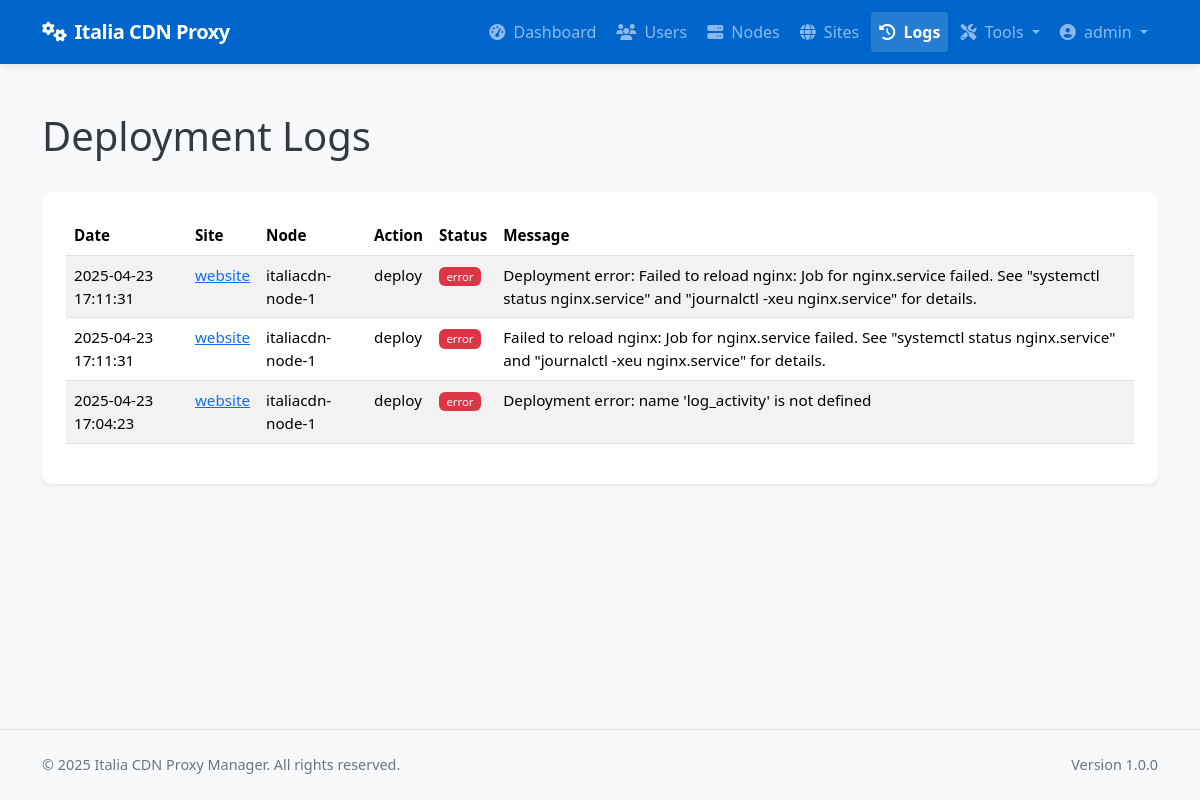
The page /admin/logs (signed in) on the database its author committed.
### app/models/models.py (models this page shows, shortened)
class User(db.Model):
    __tablename__ = 'users'
    id = db.Column(db.Integer, primary_key=True)
    username = db.Column(db.String(64), unique=True, index=True, nullable=False)
    email = db.Column(db.String(120), unique=True, index=True, nullable=False)
    password_hash = db.Column(db.String(128), nullable=False)
    role = db.Column(db.String(20), nullable=False, default='client')  # 'admin' or 'client'
    is_active = db.Column(db.Boolean, default=True)
    created_at = db.Column(db.DateTime, default=datetime.utcnow)
    last_login = db.Column(db.DateTime, nullable=True)
    sites = db.relationship('Site', backref='owner', lazy='dynamic')
    def is_admin(self):
        return self.role == 'admin'

class DeploymentLog(db.Model):
    __tablename__ = 'deployment_logs'
    id = db.Column(db.Integer, primary_key=True)
    site_id = db.Column(db.Integer, db.ForeignKey('sites.id'), nullable=False)
    node_id = db.Column(db.Integer, db.ForeignKey('nodes.id'), nullable=False)
    user_id = db.Column(db.Integer, db.ForeignKey('users.id'), nullable=True)  # Who performed the action
    action = db.Column(db.String(64), nullable=False)  # deploy, update, remove, ssl_renew, discovery, rollback
    status = db.Column(db.String(20), nullable=False)  # success, error
    message = db.Column(db.Text, nullable=True)
    created_at = db.Column(db.DateTime, default=datetime.utcnow)
    site = db.relationship('Site', backref=db.backref('deployment_logs', lazy='dynamic'))
    node = db.relationship('Node', backref=db.backref('deployment_logs', lazy='dynamic'))
    user = db.relationship('User', backref=db.backref('deployment_logs', lazy='dynamic'))

class Site(db.Model):
    __tablename__ = 'sites'
    id = db.Column(db.Integer, primary_key=True)
    name = db.Column(db.String(64), nullable=False)
    domain = db.Column(db.String(255), unique=True, nullable=False)
    protocol = db.Column(db.String(10), nullable=False, default='https')  # http or https
    origin_protocol = db.Column(db.String(10), nullable=False, default='http')  # http or https for origin
    origin_address = db.Column(db.String(255), nullable=False)  # Backend server address
    origin_port = db.Column(db.Integer, nullable=False)
    user_id = db.Column(db.Integer, db.ForeignKey('users.id'), nullable=True)  # Allow null for discovered sites
    is_active = db.Column(db.Boolean, default=True)
    is_blocked = db.Column(db.Boolean, default=False)
    is_discovered = db.Column(db.Boolean, default=False)  # Whether this site was discovered from node
    use_waf = db.Column(db.Boolean, default=False)
    force_https = db.Column(db.Boolean, default=True)  # New column to force HTTP to HTTPS redirect
    enable_cache = db.Column(db.Boolean, default=True)
    cache_time = db.Column(db.Integer, default=3600)  # Cache time in seconds, default 1 hour
    cache_static_time = db.Column(db.Integer, default=86400)  # Cache time for static assets in seconds, default 1 day
    custom_cache_rules = db.Column(db.Text, nullable=True)  # Custom cache rules in Nginx format
    cache_browser_time = db.Column(db.Integer, default=3600)  # Browser cache time in seconds, default 1 hour
    created_at = db.Column(db.DateTime, default=datetime.utcnow)
    updated_at = db.Column(db.DateTime, default=datetime.utcnow, onupdate=datetime.utcnow)
    custom_config = db.Column(db.Text, nullable=True)  # Additional Nginx configuration
    site_nodes = db.relationship('SiteNode', backref='site', lazy='dynamic')
    ssl_certificates = db.relationship('SSLCertificate', backref='site', lazy='dynamic')
    config_versions = db.relationship('ConfigVersion', backref='site', lazy='dynamic')

class Node(db.Model):
    __tablename__ = 'nodes'
    id = db.Column(db.Integer, primary_key=True)
    name = db.Column(db.String(64), unique=True, nullable=False)
    ip_address = db.Column(db.String(45), nullable=False)  # IPv4 or IPv6
    ssh_port = db.Column(db.Integer, default=22)
    ssh_user = db.Column(db.String(64), nullable=False)
    ssh_key_path = db.Column(db.String(256), nullable=True)  # Path to SSH key file
    ssh_password = db.Column(db.String(256), nullable=True)  # Encrypted password (if using password auth)
    is_active = db.Column(db.Boolean, default=True)
    is_discovered = db.Column(db.Boolean, default=False)  # Whether this node was discovered from YAML
    created_at = db.Column(db.DateTime, default=datetime.utcnow)
    updated_at = db.Column(db.DateTime, default=datetime.utcnow, onupdate=datetime.utcnow)
    nginx_config_path = db.Column(db.String(256), default='/etc/nginx/conf.d')
    nginx_reload_command = db.Column(db.String(256), default='sudo systemctl reload nginx')
    detected_nginx_path = db.Column(db.String(256), nullable=True)  # Store detected nginx path
    site_nodes = db.relationship('SiteNode', backref='node', lazy='dynamic')

### app/controllers/admin.py (the view)
@admin.route('/logs')
@login_required
@admin_required
def deployment_logs():
    logs = DeploymentLog.query.order_by(DeploymentLog.created_at.desc()).all()
    return render_template('admin/logs.html', logs=logs)

### app/models/__init__.py (called while the page is built)
@login_manager.user_loader
def load_user(user_id):
    return User.query.get(int(user_id))

### app/services/access_control.py (called while the page is built)
def admin_required(f):
    @wraps(f)
    def decorated_function(*args, **kwargs):
        if not current_user.is_admin():
            flash('You need admin privileges to access this page.', 'error')
            return abort(403)
        return f(*args, **kwargs)
    return decorated_function

### app/templates/admin/logs.html (shortened to what this page needs)
{% extends 'base.html' %}
{% block content %}
<div class="container py-4">
    <div class="d-flex justify-content-between align-items-center mb-4">
        <h1>Deployment Logs</h1>
    </div>
    <div class="card shadow-sm">
        <div class="card-body">
            {% if logs %}
                <div class="table-responsive">
                    <table class="table table-striped table-hover">
                        <thead>
                            <tr>
                                <th>Date</th>
                                <th>Site</th>
                                <th>Node</th>
                                <th>Action</th>
                                <th>Status</th>
                                <th>Message</th>
                            </tr>
                        </thead>
                        <tbody>
                            {% for log in logs %}
                            <tr>
                                <td>{{ log.created_at.strftime('%Y-%m-%d %H:%M:%S') }}</td>
                                <td>
                                    <a href="{{ url_for('admin.view_site', site_id=log.site_id) }}">
                                        {{ log.site.name }}
                                    </a>
                                </td>
                                <td>{{ log.node.name }}</td>
                                <td>{{ log.action }}</td>
                                <td>
                                    <span class="badge bg-{{ 'success' if log.status == 'success' else 'danger' }}">
                                        {{ log.status }}
                                    </span>
                                </td>
                                <td>{{ log.message }}</td>
                            </tr>
                            {% endfor %}
                        </tbody>
                    </table>
                </div>
            {% else %}
                <div class="alert alert-info">
                    No deployment logs found.
                </div>
            {% endif %}
        </div>
    </div>
</div>
{% endblock %}

### app/templates/base.html (shortened to what this page needs)
<!DOCTYPE html>
<html lang="en">
<head>
    <link href="https://cdn.jsdelivr.net/npm/bootstrap@5.3.2/dist/css/bootstrap.min.css" rel="stylesheet">
    <link rel="stylesheet" href="https://cdnjs.cloudflare.com/ajax/libs/font-awesome/6.4.2/css/all.min.css">
</head>
<body>
    <header>
        <nav class="navbar navbar-expand-lg navbar-dark bg-primary">
            <div class="container">
                <a class="navbar-brand" href="/">
                    <i class="fas fa-cogs me-2"></i>Italia CDN Proxy
                </a>
                <div class="collapse navbar-collapse" id="navbarNav">
                    <ul class="navbar-nav ms-auto">
                        {% if current_user.is_authenticated %}
                            {% if current_user.is_admin() %}
                                <li class="nav-item">
                                    <a class="nav-link {% if request.endpoint == 'admin.dashboard' %}active{% endif %}" href="{{ url_for('admin.dashboard') }}">
                                        <i class="fas fa-tachometer-alt me-1"></i> Dashboard
                                    </a>
                                </li>
                                <li class="nav-item">
                                    <a class="nav-link {% if 'admin.list_users' in request.endpoint %}active{% endif %}" href="{{ url_for('admin.list_users') }}">
                                        <i class="fas fa-users me-1"></i> Users
                                    </a>
                                </li>
                                <li class="nav-item">
                                    <a class="nav-link {% if 'admin.list_nodes' in request.endpoint %}active{% endif %}" href="{{ url_for('admin.list_nodes') }}">
                                        <i class="fas fa-server me-1"></i> Nodes
                                    </a>
                                </li>
                                <li class="nav-item">
                                    <a class="nav-link {% if 'admin.list_sites' in request.endpoint %}active{% endif %}" href="{{ url_for('admin.list_sites') }}">
                                        <i class="fas fa-globe me-1"></i> Sites
                                    </a>
                                </li>
                                <li class="nav-item">
                                    <a class="nav-link {% if request.endpoint == 'admin.deployment_logs' %}active{% endif %}" href="{{ url_for('admin.deployment_logs') }}">
                                        <i class="fas fa-history me-1"></i> Logs
                                    </a>
                                </li>
                                <li class="nav-item dropdown">
                                    <a class="nav-link dropdown-toggle" href="#" id="adminToolsDropdown" role="button" data-bs-toggle="dropdown" aria-expanded="false">
                                        <i class="fas fa-tools me-1"></i> Tools
                                    </a>
                                </li>
                            {% endif %}
                            <li class="nav-item dropdown">
                                <a class="nav-link dropdown-toggle" href="#" id="userDropdown" role="button" data-bs-toggle="dropdown" aria-expanded="false">
                                    <i class="fas fa-user-circle me-1"></i> {{ current_user.username }}
                                </a>
                            </li>
                        {% endif %}
                    </ul>
                </div>
            </div>
        </nav>
    </header>
    <main>
        {% block content %}{% endblock %}
    </main>
    <footer class="bg-light py-4 mt-auto border-top">
        <div class="container">
            <div class="row">
                <div class="col-md-6 text-center text-md-start">
                    <p class="mb-0">&copy; 2025 Italia CDN Proxy Manager. All rights reserved.</p>
                </div>
                <div class="col-md-6 text-center text-md-end">
                    <p class="mb-0">Version 1.0.0</p>
                </div>
            </div>
        </div>
    </footer>
</body>
</html>

### app/templates/base.html (style rules this page uses)
:root { --primary-color: #0066CC; --primary-dark: #0052a3; --success-color: #198754; --info-color: #0dcaf0; --warning-color: #ffc107; --danger-color: #dc3545; }
body { min-height: 100vh; display: flex; flex-direction: column; background-color: #f8f9fa; color: #343a40; }
main { flex: 1; padding: 1.5rem 0; }
.navbar-brand { font-weight: 700; letter-spacing: -0.5px; }
.navbar { box-shadow: 0 2px 10px rgba(0, 0, 0, 0.1); padding: 0.75rem 1rem; }
.nav-link { font-weight: 500; transition: all 0.2s ease; padding: 0.5rem 1rem; border-radius: 4px; margin: 0 0.125rem; }
.card { border-radius: 0.625rem; box-shadow: 0 4px 12px rgba(0, 0, 0, 0.05); border: none; margin-bottom: 1.75rem; overflow: hidden; transition: transform 0.2s, box-shadow 0.2s; }
.card-body { padding: 1.5rem; }
.bg-primary { background-color: var(--primary-color) !important; }
.table { font-size: 0.95rem; }
.table th { font-weight: 600; border-top: none; }
.table-striped tbody tr:nth-of-type(odd) { background-color: rgba(0, 0, 0, 0.02); }
.badge { font-weight: 500; padding: 0.35em 0.65em; }
.nav-link.active { font-weight: 600; background-color: rgba(255, 255, 255, 0.15); }
footer { font-size: 0.9rem; color: #6c757d; }

### rows shown on the page
User: username "admin"
DeploymentLog: created_at "2025-04-23 17:11:31", site.name "website", node.name "italiacdn-node-1", action "deploy", status "error", message "Deployment error: Failed to reload nginx: Job for nginx.service failed. See \"systemctl status nginx.service\" and \"journalctl -xeu nginx.service\" for details."
DeploymentLog: created_at "2025-04-23 17:11:31", site.name "website", node.name "italiacdn-node-1", action "deploy", status "error", message "Failed to reload nginx: Job for nginx.service failed. See \"systemctl status nginx.service\" and \"journalctl -xeu nginx.service\" for details."
DeploymentLog: created_at "2025-04-23 17:04:23", site.name "website", node.name "italiacdn-node-1", action "deploy", status "error", message "Deployment error: name 'log_activity' is not defined"
